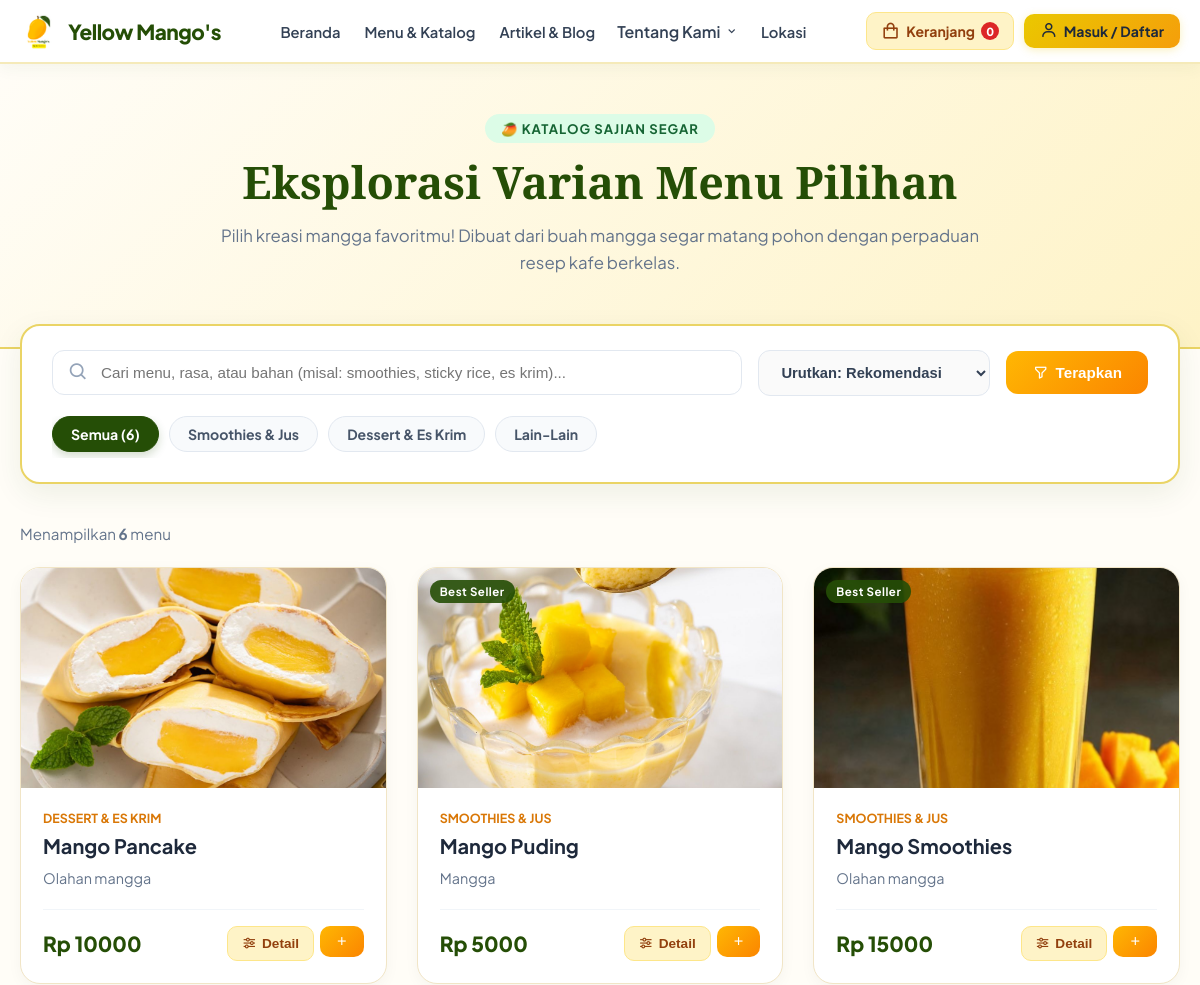
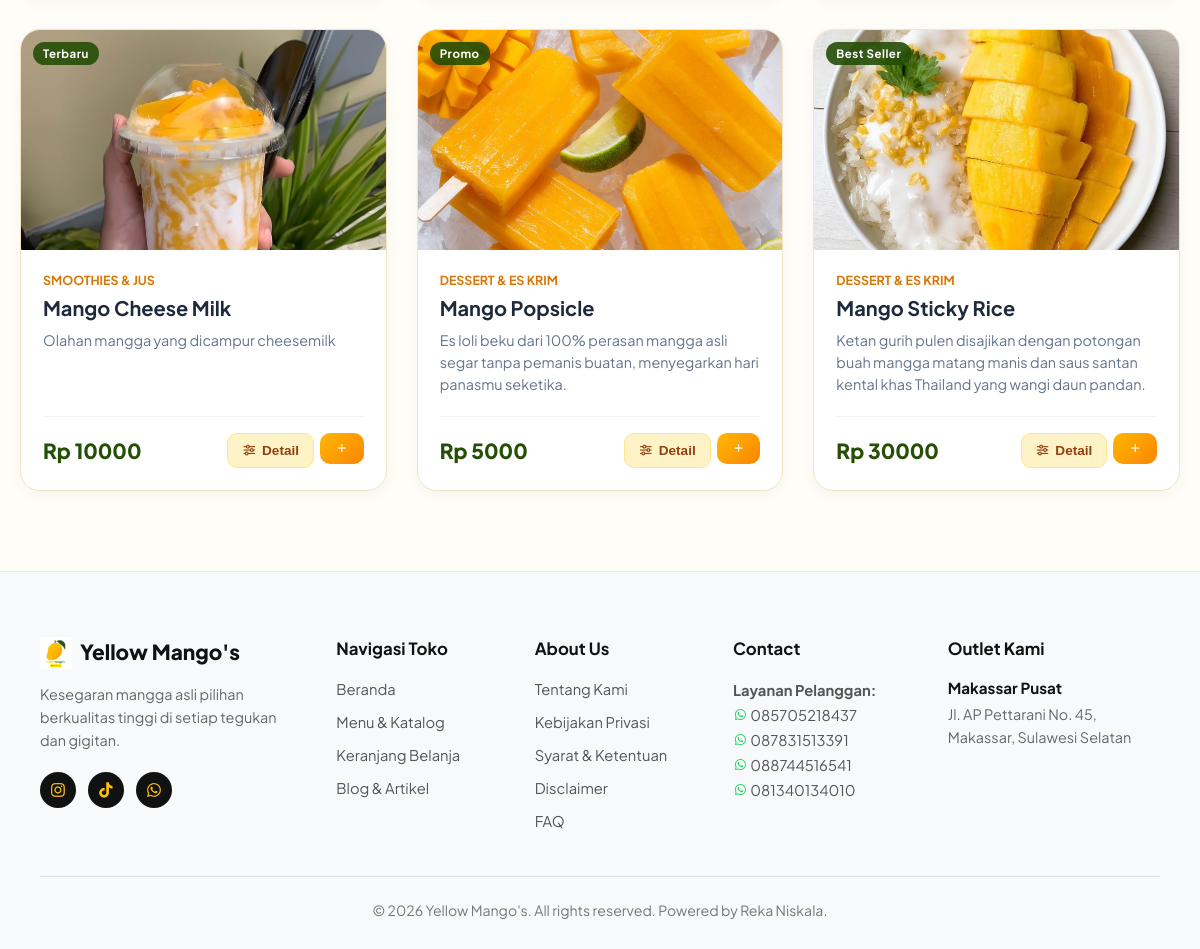
The app's page /menu/ with its own data (2 pictures, top to bottom).
### store/models.py (models this page shows, shortened)
class Product(models.Model):
    CATEGORY_CHOICES = [
        ('Smoothies & Jus', 'Smoothies & Jus'),
        ('Dessert & Es Krim', 'Dessert & Es Krim'),
        ('Lain-Lain', 'Lain-Lain'),
    ]
    BADGE_CHOICES = [
        ('NONE', 'Tanpa Badge'),
        ('BEST_SELLER', 'Best Seller'),
        ('NEW', 'Terbaru'),
        ('PROMO', 'Promo'),
    ]
    name = models.CharField(max_length=200)
    category = models.CharField(max_length=50, choices=CATEGORY_CHOICES, default='Lain-Lain')
    price = models.DecimalField(max_digits=10, decimal_places=2)
    description = models.TextField(blank=True, null=True)
    badge_primary = models.CharField(max_length=20, choices=BADGE_CHOICES, default='NONE')
    badge_secondary = models.CharField(max_length=20, choices=BADGE_CHOICES, default='NONE')
    image = models.ImageField(upload_to='products/', blank=True, null=True)
    image_url = models.URLField(blank=True, null=True)
    is_available = models.BooleanField(default=True)
    created_at = models.DateTimeField(auto_now_add=True)

class SiteSetting(models.Model):
    site_name = models.CharField(max_length=100, default="Yellow Mango's", verbose_name="Nama Situs")
    tagline = models.CharField(
        max_length=255,
        default="Kesegaran mangga asli pilihan berkualitas tinggi di setiap tegukan dan gigitan untuk harimu.",
        verbose_name="Tagline Brand"
    )
    seo_description = models.TextField(blank=True, verbose_name="Deskripsi SEO")
    logo = models.ImageField(upload_to='settings/', blank=True, null=True, verbose_name="Logo Website")
    favicon = models.ImageField(upload_to='settings/', blank=True, null=True, verbose_name="Favicon")
    phone_primary = models.CharField(max_length=30, default="0821-YELLOW-M", verbose_name="Nomor Layanan 1")
    phone_secondary = models.CharField(max_length=30, default="(0411) 123-4567", verbose_name="Nomor Layanan 2")
    outlet_name = models.CharField(max_length=100, default="Makassar Pusat", verbose_name="Nama Outlet Utama")
    outlet_address = models.TextField(
        default="Jl. Andi Pangeran Pettarani No. 45\nMakassar, Sulawesi Selatan",
        verbose_name="Alamat Outlet Utama"
    )
    instagram_url = models.URLField(blank=True, default="#", verbose_name="Link Instagram")
    tiktok_url = models.URLField(blank=True, default="#", verbose_name="Link TikTok")
    whatsapp_url = models.URLField(blank=True, default="#", verbose_name="Link WhatsApp")
    class Meta:
        verbose_name = "Pengaturan Website"
        verbose_name_plural = "Pengaturan Website"

### store/views.py (the view)
# urls.py: path('menu/', views.menu_view, name='menu'),
def menu_view(request):
    q = request.GET.get('q', '').strip()
    category = request.GET.get('category', '').strip()
    badge = request.GET.get('badge', '').strip()
    sort = request.GET.get('sort', 'default')
    queryset = Product.objects.filter(is_available=True)
    if q:
        queryset = queryset.filter(Q(name__icontains=q) | Q(description__icontains=q))
    if category and category != 'ALL':
        queryset = queryset.filter(category=category)
    if badge and badge != 'ALL':
        queryset = queryset.filter(Q(badge_primary=badge) | Q(badge_secondary=badge))
    if sort == 'price_asc':
        queryset = queryset.order_by('price')
    elif sort == 'price_desc':
        queryset = queryset.order_by('-price')
    elif sort == 'newest':
        queryset = queryset.order_by('-created_at')
    elif sort == 'popular':
        queryset = queryset.filter(badge_primary='BEST_SELLER').union(queryset)
    else:
        queryset = queryset.order_by('-id')
    category_list = [choice[0] for choice in Product.CATEGORY_CHOICES]
    context = {
        'products': queryset,
        'category_list': category_list,
        'selected_category': category,
        'selected_badge': badge,
        'selected_sort': sort,
        'search_query': q,
        'total_found': queryset.count(),
    }
    return render(request, 'store/menu.html', context)

### store/context_processors.py (called while the page is built)
def cart_and_settings(request):
    cart = request.session.get('cart', {})
    cart_count = 0
    cart_total = 0
    if isinstance(cart, dict):
        for item in cart.values():
            if isinstance(item, dict):
                qty = int(item.get('quantity', 1))
                cart_count += qty
                cart_total += int(float(item.get('subtotal', item.get('price', 0) * qty)))
    try:
        site_setting = SiteSetting.objects.first()
    except Exception:
        site_setting = None
    return {
        'cart': cart,
        'cart_count': cart_count,
        'cart_total': cart_total,
        'site_setting': site_setting,
    }

### templates/store/menu.html (shortened to what this page needs)
{% extends 'store/base.html' %}
{% load static %}
{% block content %}
{% include 'store/navbar.html' %}
<div class="menu-page-header">
    <div class="menu-header-container">
        <span class="menu-header-badge">🥭 Katalog Sajian Segar</span>
        <h1 class="menu-header-title">Eksplorasi Varian Menu Pilihan</h1>
        <p class="menu-header-desc">
            Pilih kreasi mangga favoritmu! Dibuat dari buah mangga segar matang pohon dengan perpaduan resep kafe berkelas.
        </p>
    </div>
</div>
<div class="filter-bar-container">
    <div class="search-filter-card">
        <form method="GET" action="{% url 'menu' %}">
            <div class="search-form-row">
                <div class="search-input-wrap">
                    <i class='bx bx-search'></i>
                    <input type="text" name="q" value="{{ search_query }}" class="search-input-field" placeholder="Cari menu, rasa, atau bahan (misal: smoothies, sticky rice, es krim)...">
                </div>
                <select name="sort" class="filter-select">
                    <option value="default" {% if selected_sort == 'default' %}selected{% endif %}>Urutkan: Rekomendasi</option>
                </select>
                <button type="submit" class="btn-search-submit">
                    <i class='bx bx-filter-alt'></i>
                    <span>Terapkan</span>
                </button>
            </div>
            <div class="category-tabs">
                <a href="{% url 'menu' %}" class="cat-tab-btn {% if not selected_category or selected_category == 'ALL' %}active{% endif %}">
                    Semua ({{ products|length }})
                </a>
                {% for cat_name in category_list %}
                    <a href="{% url 'menu' %}?category={{ cat_name|urlencode }}{% if search_query %}&q={{ search_query }}{% endif %}" class="cat-tab-btn {% if selected_category == cat_name %}active{% endif %}">
                        {{ cat_name }}
                    </a>
                {% endfor %}
            </div>
        </form>
    </div>
</div>
<div class="menu-content-container">
    <div class="catalog-summary">
        <div>
            Menampilkan <strong>{{ products|length }}</strong> menu
        </div>
    </div>
    <div class="menu-cards-grid">
        {% for product in products %}
        <div class="menu-item-card">
            <div class="menu-thumb-box" onclick="openProductModal('{{ product.id }}', '{{ product.name|escapejs }}', '{{ product.category|escapejs }}', '{{ product.price|floatformat:0 }}', '{{ product.description|default:''|escapejs }}', '{% if product.image %}{{ product.image.url }}{% elif product.image_url %}{{ product.image_url }}{% else %}{% static 'images/mangga.jpg' %}{% endif %}')">
                {% if product.badge_primary != 'NONE' %}
                    <span class="menu-badge">{{ product.get_badge_primary_display }}</span>
                {% endif %}
                {% if product.image %}
                    <img src="{{ product.image.url }}" alt="{{ product.name }}">
                {% elif product.image_url %}
                    <img src="{{ product.image_url }}" alt="{{ product.name }}">
                {% else %}
                    <img src="{% static 'images/mangga.jpg' %}" alt="{{ product.name }}">
                {% endif %}
            </div>
            <div class="menu-card-body">
                <span class="menu-cat-name">{{ product.get_category_display|default:product.category }}</span>
                <h3 class="menu-title">{{ product.name }}</h3>
                <p class="menu-description">{{ product.description|default:"Dibuat dari bahan segar berkualitas tinggi dengan rasa manis mangga asli yang memanjakan lidah." }}</p>
                <div class="menu-card-footer">
                    <span class="menu-price-text">Rp {{ product.price|floatformat:0 }}</span>
                    <div style="display:flex; gap:6px;">
                        <button type="button" class="btn-detail-modal" onclick="openProductModal('{{ product.id }}', '{{ product.name|escapejs }}', '{{ product.category|escapejs }}', '{{ product.price|floatformat:0 }}', '{{ product.description|default:''|escapejs }}', '{% if product.image %}{{ product.image.url }}{% elif product.image_url %}{{ product.image_url }}{% else %}{% static 'images/mangga.jpg' %}{% endif %}')">
                            <i class='bx bx-slider-alt'></i> Detail
                        </button>
                        <form method="POST" action="{% url 'add_to_cart' product.id %}" style="display:inline;">
                            <button type="submit" class="btn-quick-add" title="Pesan Cepat">
                                <i class='bx bx-plus'></i>
                            </button>
                        </form>
                    </div>
                </div>
            </div>
        </div>
        {% endfor %}
    </div>
</div>
{% endblock %}

### templates/store/footer.html (shortened to what this page needs)
{% load static %}
<footer class="ym-footer-section">
    <div class="ym-footer-container">
        <div class="ym-footer-col">
            <a href="{% url 'index' %}" class="ym-footer-brand">
                <img src="{% static 'images/logo.png' %}" alt="Logo Yellow Mango's" style="height: 32px; width: 32px; object-fit: contain;">
                <span>{{ site_setting.site_name|default:"Yellow Mango's" }}</span>
            </a>
            <p class="ym-footer-tagline">
                {{ site_setting.tagline|default:"Kesegaran mangga asli pilihan berkualitas tinggi di setiap tegukan dan gigitan untuk harimu." }}
            </p>
            <div class="ym-footer-socials">
                <a href="#" aria-label="Instagram"><i class='bx bxl-instagram'></i></a>
                <a href="#" aria-label="TikTok"><i class='bx bxl-tiktok'></i></a>
                <a href="https://wa.me/6285705218437" target="_blank" aria-label="WhatsApp"><i class='bx bxl-whatsapp'></i></a>
            </div>
        </div>
        <div class="ym-footer-col">
            <h3>Navigasi Toko</h3>
            <ul>
                <li><a href="{% url 'index' %}">Beranda</a></li>
                <li><a href="{% url 'menu' %}">Menu & Katalog</a></li>
                <li><a href="{% url 'cart' %}">Keranjang Belanja</a></li>
                <li><a href="{% url 'articles_list' %}">Blog & Artikel</a></li>
            </ul>
        </div>
        <div class="ym-footer-col">
            <h3>About Us</h3>
            <ul>
                <li><a href="{% url 'about' %}">Tentang Kami</a></li>
                <li><a href="{% url 'privacy' %}">Kebijakan Privasi</a></li>
                <li><a href="{% url 'terms' %}">Syarat & Ketentuan</a></li>
                <li><a href="{% url 'disclaimer' %}">Disclaimer</a></li>
                <li><a href="{% url 'faq' %}">FAQ</a></li>
            </ul>
        </div>
        <div class="ym-footer-col">
            <h3>Contact</h3>
            <p class="ym-footer-contact-info">
                <strong>Layanan Pelanggan:</strong><br>
                <a href="https://wa.me/6285705218437" target="_blank" style="color:inherit; text-decoration:none;"><i class='bx bxl-whatsapp' style="color:#25D366;"></i> 085705218437</a><br>
                <a href="https://wa.me/6287831513391" target="_blank" style="color:inherit; text-decoration:none;"><i class='bx bxl-whatsapp' style="color:#25D366;"></i> 087831513391</a><br>
                <a href="https://wa.me/6288744516541" target="_blank" style="color:inherit; text-decoration:none;"><i class='bx bxl-whatsapp' style="color:#25D366;"></i> 088744516541</a><br>
                <a href="https://wa.me/6281340134010" target="_blank" style="color:inherit; text-decoration:none;"><i class='bx bxl-whatsapp' style="color:#25D366;"></i> 081340134010</a>
            </p>
        </div>
        <div class="ym-footer-col ym-footer-locations" id="lokasi-footer">
            <h3>Outlet Kami</h3>
            <h4>{{ site_setting.outlet_name|default:"Makassar Pusat" }}</h4>
            <p>{{ site_setting.outlet_address|default:"Jl. Andi Pangeran Pettarani No. 45\nMakassar, Sulawesi Selatan"|linebreaksbr }}</p>
        </div>
    </div>
    <div class="ym-footer-bottom">
        <p>&copy; 2026 {{ site_setting.site_name|default:"Yellow Mango's" }}. All rights reserved. Powered by Reka Niskala.</p>
    </div>
</footer>

### templates/store/base.html (style rules this page uses)
* { box-sizing: border-box; margin: 0; padding: 0; }
body { font-family: 'Plus Jakarta Sans', 'Helvetica Neue', Helvetica, Arial, sans-serif; display: flex; flex-direction: column; min-height: 100vh; background-color: #FFFDF7; color: #1E293B; }

### templates/store/navbar.html (style rules this page uses)
:root { --ym-primary: #FFB703; --ym-primary-hover: #FB8500; --ym-green: #254E06; --ym-green-dark: #1B3804; --ym-bg-light: #FFFDF7; --ym-text-dark: #1E293B; --ym-border: #EAD465; }

### templates/store/footer.html (style rules this page uses)
.ym-footer-section { background-color: #f8f9fa; border-top: 1px solid #eaeaea; color: #222222; padding: 65px 20px 30px 20px; width: 100%; box-sizing: border-box; }
.ym-footer-container { max-width: 1120px; margin: 0 auto 45px auto; display: grid; grid-template-columns: 1.6fr 1fr 1fr 1.1fr 1.3fr; gap: 35px; align-items: start; }
.ym-footer-col h3 { font-size: 1.05rem; font-weight: 700; color: #111111; margin-top: 0; margin-bottom: 18px; line-height: 1.4; }
.ym-footer-brand { display: inline-flex; align-items: center; gap: 8px; text-decoration: none; color: #111111; font-size: 1.3rem; font-weight: 800; margin-bottom: 14px; line-height: 1.2; }
.ym-footer-tagline { font-size: 0.9rem; color: #666666; line-height: 1.6; margin-bottom: 20px; }
.ym-footer-socials { display: flex; gap: 12px; }
.ym-footer-socials a { width: 36px; height: 36px; background-color: #111111; color: #FFC107; border-radius: 50%; display: flex; align-items: center; justify-content: center; font-size: 1.15rem; text-decoration: none; transition: transform 0.2s ease, background-color 0.2s ease; }
.ym-footer-col ul { list-style: none; padding: 0; margin: 0; }
.ym-footer-col ul li { margin-bottom: 12px; }
.ym-footer-col ul li:last-child { margin-bottom: 0; }
.ym-footer-col ul li a { text-decoration: none; color: #555555; font-size: 0.92rem; transition: color 0.2s ease; }
.ym-footer-contact-info { font-size: 0.92rem; color: #555555; line-height: 1.7; }
.ym-footer-locations h4 { font-size: 0.95rem; font-weight: 700; color: #111111; margin-bottom: 6px; }
.ym-footer-locations p { font-size: 0.9rem; color: #666666; line-height: 1.6; margin: 0; }
.ym-footer-bottom { max-width: 1120px; margin: 0 auto; border-top: 1px solid #e0e0e0; padding-top: 24px; text-align: center; font-size: 0.88rem; color: #777777; }

### records on screen
Product: image (picture), category "DESSERT & ES KRIM", name "Mango Pancake", description "Olahan mangga", price "10000"
Product: badge_primary "Best Seller", image (picture), category "SMOOTHIES & JUS", name "Mango Puding", description "Mangga", price "5000"
Product: badge_primary "Best Seller", image (picture), category "SMOOTHIES & JUS", name "Mango Smoothies", description "Olahan mangga", price "15000"
Product: badge_primary "Terbaru", image (picture), category "SMOOTHIES & JUS", name "Mango Cheese Milk", description "Olahan mangga yang dicampur cheesemilk", price "10000"
Product: badge_primary "Promo", image (picture), category "DESSERT & ES KRIM", name "Mango Popsicle", description "Es loli beku dari 100% perasan mangga asli segar tanpa pemanis buatan, menyegarkan hari panasmu seketika.", price "5000"
Product: badge_primary "Best Seller", image (picture), category "DESSERT & ES KRIM", name "Mango Sticky Rice", description "Ketan gurih pulen disajikan dengan potongan buah mangga matang manis dan saus santan kental khas Thailand yang wangi daun pandan.", price "30000"
SiteSetting: site_name "Yellow Mango's", tagline "Kesegaran mangga asli pilihan berkualitas tinggi di setiap tegukan dan gigitan.", outlet_name "Makassar Pusat", outlet_address "Jl. AP Pettarani No. 45, Makassar, Sulawesi Selatan"

### other values on screen
{{ cart_count }} "0"
{{ products|length }} "6"
{{ cat_name }} "Smoothies & Jus" "Dessert & Es Krim" "Lain-Lain"
